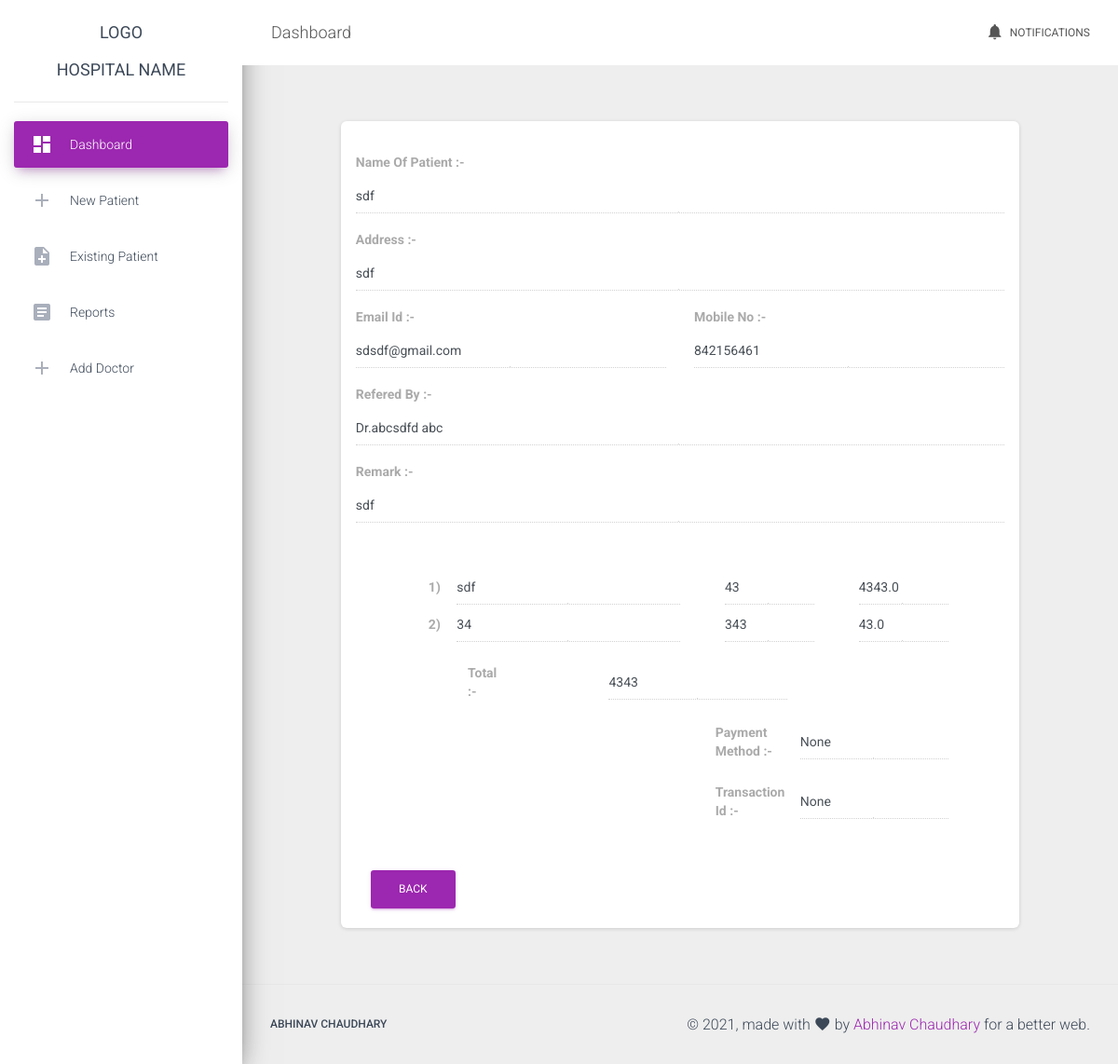
/viewPatient/2 (signed in), run on the app's committed database.
### app/models.py (models this page shows, shortened)
class Patient(models.Model):
    name = models.CharField(max_length=200)
    adrs = models.CharField(max_length=500)
    email = models.EmailField()
    mobileNo = models.CharField(max_length=20)
    referedBy = models.CharField(max_length=100)
    remark  = models.CharField(max_length=100,null=True,blank=True)
    total = models.IntegerField()
    method = models.CharField(max_length=50 ,null=True,blank=True)
    trId = models.CharField(max_length=50 ,null=True,blank=True)
    date = models.DateField(auto_now_add=True)

class Tests(models.Model):
    Patient = models.ForeignKey(Patient, on_delete= models.CASCADE)
    Test_name = models.CharField(max_length=500)
    qty = models.PositiveIntegerField()
    t_price = models.FloatField()

### app/views.py (the view)
# urls.py: path('viewPatient/<int:id>',viewPatient,name="viewPatient"),
@login_required
def viewPatient(request,id):
    p = Patient.objects.get(id=id)
    t = Tests.objects.filter(Patient=p)
    return render(request,"newPatient/viewPatient.html",{"p":p,"t":t})

### app/templates/newPatient/viewPatient.html
{% extends 'base.html' %} {% load static %} {% block mainbody %}
<div class="row">
  <div class="col-md-10 mx-auto">
    <div class="card py-3 px-3">
      <form method="post">{% csrf_token %}
        <div class="mt-3">
          <label for="username"><strong>Name Of Patient :-</strong></label>
          <input type="text" disabled class="form-control" value="{{p.name}}" name="name" placeholder="Enter name Of Patient" />
        </div>
        <div class="mt-3">
          <label for="adrs"><strong>Address :-</strong></label>
          <input type="text" disabled class="form-control " value="{{p.adrs}}" name="adrs" placeholder="Enter Address" />
        </div>
        <div class="row ">
          <div class="col-md-6 mt-3">
            <label for="email"><strong>Email Id :-</strong></label>
            <input type="email" disabled class="form-control " value="{{p.email}}" name="email" placeholder="Enter Email" />
          </div>
          <div class=" col-md-6 mt-3">
            <label for="adrs"><strong>Mobile No :-</strong></label>
            <input type="mobileno" disabled class="form-control " value="{{p.mobileNo}}" name="mobileNo" placeholder="Enter Mobile No" />
          </div>
        </div>
        <div class="mt-3">
          <label for="adrs"><strong>Refered By :-</strong></label>
           <input type="text" disabled class="form-control " name="remark" placeholder="Enter remark" value="{{p.referedBy}}"/>
        </div>
        <div class="mt-3">
          <label for="adrs"><strong>Remark :-</strong></label>
          <input type="text" disabled class="form-control " name="remark" placeholder="Enter remark" value="{{p.remark}}"/>
        </div>
        <br>
        <br>
        <div class="row ">
            {% for i in t %}
          <div class="col-md-10 mt-1 form-inline mx-auto ">
            <label for="" class=" col-1"><b>{{forloop.counter}})</b></label>
            <input type="text" disabled class="form-control col-5" name="tname1" value="{{i.Test_name}}" placeholder="Enter Test Name" />
            <input type="text" disabled class="form-control  col-2 mx-auto" name="tqty1" value="{{i.qty}}" placeholder="Enter Qty" />
            <input type="text" disabled class="form-control  col-2" name="tprice1" placeholder="Enter Price" value="{{i.t_price}}" />
          </div>
        {% endfor %}
          <div class="col-md-10 mt-4 form-inline ">
            <label for="" class=" ml-auto col-1"><b>Total :- </b></label>
            <input type="text" disabled class="form-control mx-auto col-4" name="t_total" placeholder="Total" value="{{p.total}}"/>
          </div>
          <div class="col-md-11 mt-4 form-inline cashOnline">
            <label for="" class=" ml-auto col-2"><b>Payment Method :- </b></label>
             <input disabled type="text" class="form-control  col-3" name="cashOnline" value="{{p.method}}"  />
          </div>
          <div class="col-md-11 mt-4 form-inline ">
            <label for="" class=" ml-auto col-2"><b>Transaction Id :- </b></label>
            <input type="text" disabled class="form-control  col-3" name="TrId" value="{{p.trId}}" placeholder="Transaction Id" />
          </div>
        </div>
          <div class="col-md-12  mt-5">
            <div class="form-inline ">
              <a class="btn btn-primary" href="{% url 'patient' %}" role="button">Back</a>
            </div>
          </div>
      </form>
    </div>
  </div>
</div>
{% endblock mainbody %}

### data on the page
Patient: name "sdf", adrs "sdf", email "sdsdf@gmail.com", mobileNo "842156461", remark "Dr.abcsdfd abc", remark "sdf", t_total "4343", cashOnline "None", TrId "None"
Tests: tname1 "sdf", tqty1 "43", tprice1 "4343.0"
Tests: tname1 "34", tqty1 "343", tprice1 "43.0"
